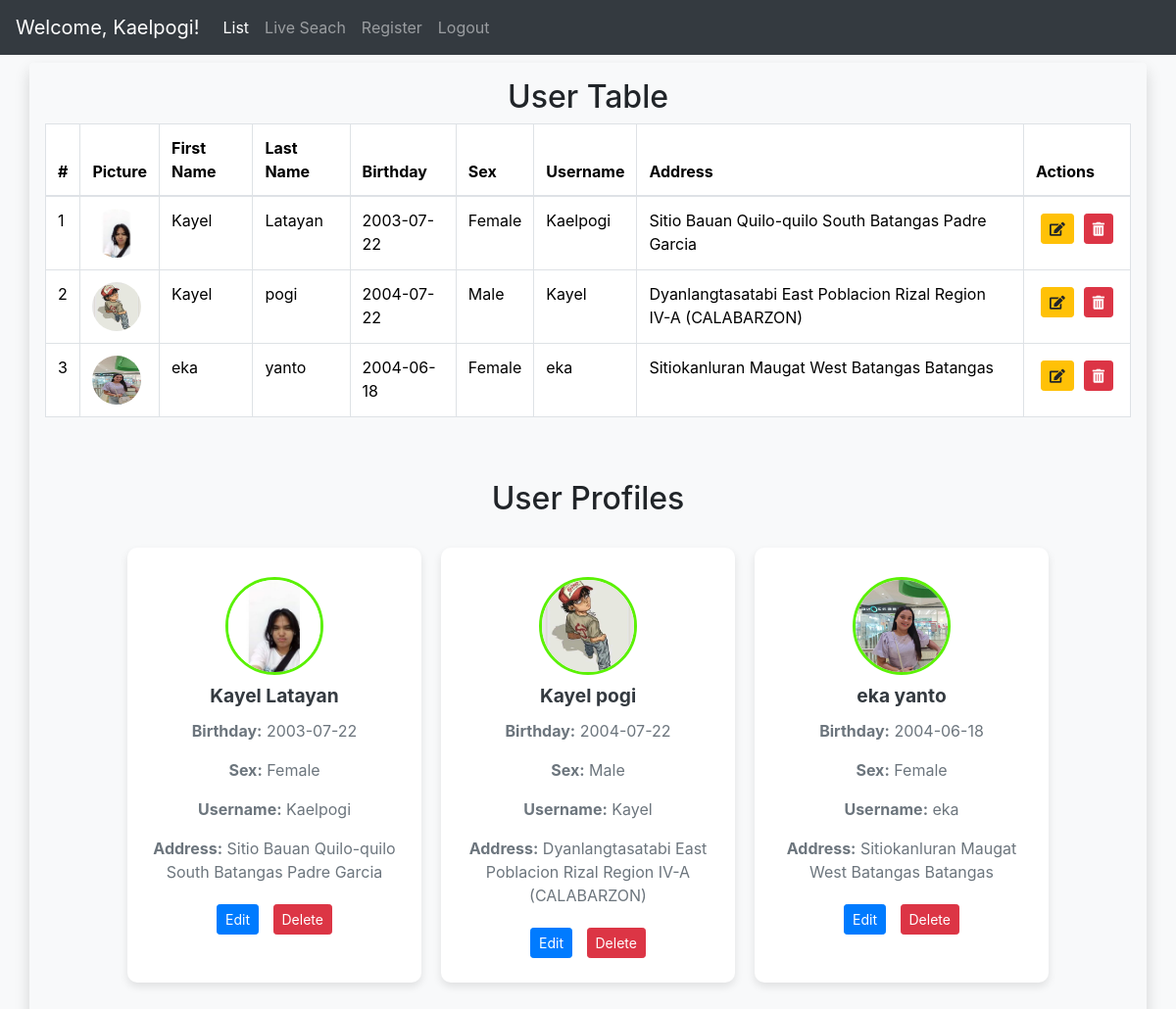
The app's page /index.php (signed in) with its own data.
### tables this page shows
CREATE TABLE `users` (
  `UserID` int(11) NOT NULL,
  `Username` varchar(255) DEFAULT NULL,
  `user_email` varchar(255) NOT NULL,
  `Pass_word` varchar(255) DEFAULT NULL,
  `firstname` varchar(255) NOT NULL,
  `lastname` varchar(255) NOT NULL,
  `birthday` date DEFAULT NULL,
  `sex` varchar(255) NOT NULL,
  `user_profile_picture` varchar(255) NOT NULL,
  `account_type` int(11) NOT NULL
);

### Classes/database.php (called while the page is built, shortened)
<?php
class database
{
 function opencon(){
return new PDO ('mysql:host=localhost;dbname=loginmethod','root', '');
}
       function view(){
        $con = $this->opencon();
        return $con->query("SELECT users.UserID, users.firstname, users.lastname, users.birthday, users.sex, users.Username, users.Pass_word, users.user_profile_picture, CONCAT(user_address.user_add_street,' ', user_address.user_add_barangay,' ', user_address.user_add_city,' ', user_address.user_add_province) as address FROM users INNER JOIN user_address ON users.UserID = user_address.UserID")->fetchAll();
    }
        }
         ?>

### index.php (the view, shortened to what this page needs)
<?php
require_once('classes/database.php');
$con = new database();
?>
<!DOCTYPE html>
<html lang="en">
<head>
  <link rel="stylesheet" href="./bootstrap-5.3.3-dist/css/bootstrap.css">
  <link href="https://stackpath.bootstrapcdn.com/bootstrap/4.5.2/css/bootstrap.min.css" rel="stylesheet">
  <link rel="stylesheet" href="https://cdnjs.cloudflare.com/ajax/libs/font-awesome/5.15.4/css/all.min.css">
<link rel="stylesheet" href="./includes/style.css">
</head>
<body>
<?php include('includes/navbar.php');?>
<div class="container user-info rounded shadow p-3 my-2">
<h2 class="text-center mb-2">User Table</h2>
  <div class="table-responsive">
    <table class="table table-bordered">
      <thead>
        <tr>
          <th>#</th>
          <th>Picture</th>
          <th>First Name</th>
          <th>Last Name</th>
          <th>Birthday</th>
          <th>Sex</th>
          <th>Username</th>
          <th>Address</th>
          <th>Actions</th>
        </tr>
      </thead>
      <tbody>
      <?php
      $counter = 1;
      $data = $con->view();
      foreach ($data as $rows) {
        ?>
        <tr>
        <td><?php echo $counter++?></td>
        <td>
        <?php if (!empty($rows['user_profile_picture'])): ?>
          <img src="<?php echo htmlspecialchars($rows['user_profile_picture']); ?>" alt="Profile Picture" style="width: 50px; height: 50px; border-radius: 50%;">
        <?php else: ?>
          <img src="path/to/default/profile/pic.jpg" alt="Default Profile Picture" style="width: 50px; height: 50px; border-radius: 50%;">
        <?php endif; ?>
      </td>
          <td><?php echo $rows['firstname']; ?></td>
          <td><?php echo $rows['lastname']; ?></td>
          <td><?php echo $rows['birthday']; ?></td>
          <td><?php echo $rows['sex']; ?></td>
          <td><?php echo $rows['Username']; ?></td>
          <td><?php echo ucwords($rows['address']);  ?></td>
          <td>
          <div class="btn-group" role="group">
          <form action="update.php" method="post" class="d-inline">
                                    <button type="submit" class="btn btn-warning btn-sm">
                                        <i class="fas fa-edit"></i>
                                    </button>
                                </form>
                                <form method="POST" class="d-inline">
                                    <button type="submit" name="delete" class="btn btn-danger btn-sm" onclick="return confirm('Are you sure you want to delete this user?')">
                                        <i class="fas fa-trash-alt"></i>
                                    </button>
                                </form>
                          </div>
                          </td>
                          </tr>
<?php
 }
?>
</tbody>
    </table>
  </div>
  <div class="container my-5">
        <h2 class="text-center">User Profiles</h2>
        <div class="card-container">
            <?php
            $data = $con->view();
            foreach ($data as $rows) {
            ?>
            <div class="card">
                <div class="card-body text-center">
                    <?php if (!empty($rows['user_profile_picture'])): ?>
                        <img src="<?php echo htmlspecialchars($rows['user_profile_picture']); ?>" alt="Profile Picture" class="profile-img">
                    <?php else: ?>
                        <img src="path/to/default/profile/pic.jpg" alt="Default Profile Picture" class="profile-img">
                    <?php endif; ?>
                    <h5 class="card-title"><?php echo htmlspecialchars($rows['firstname']) . ' ' . htmlspecialchars($rows['lastname']); ?></h5>
                    <p class="card-text"><strong>Birthday:</strong> <?php echo htmlspecialchars($rows['birthday']); ?></p>
                    <p class="card-text"><strong>Sex:</strong> <?php echo htmlspecialchars($rows['sex']); ?></p>
                    <p class="card-text"><strong>Username:</strong> <?php echo htmlspecialchars($rows['Username']); ?></p>
                    <p class="card-text"><strong>Address:</strong> <?php echo ucwords(htmlspecialchars($rows['address'])); ?></p>
                    <form action="update.php" method="post" class="d-inline">
                        <button type="submit" class="btn btn-primary btn-sm">Edit</button>
                    </form>
                    <form method="POST" class="d-inline">
                        <input type="submit" name="delete" class="btn btn-danger btn-sm" value="Delete" onclick="return confirm('Are you sure you want to delete this user?')">
                    </form>
                </div>
            </div>
            <?php
            }
            ?>
        </div>
    </div>
</div>
</body>
</html>

### includes/navbar.php (shortened to what this page needs)
<?php
$current_page = basename($_SERVER['PHP_SELF']);
?>
<nav class="navbar navbar-expand-lg navbar-dark bg-dark">
  <a class="navbar-brand" href="#">Welcome, <?php echo $_SESSION['username']; ?>!</a>
  <div class="collapse navbar-collapse" id="navbarTogglerDemo02">
    <ul class="navbar-nav mr-auto mt-2 mt-lg-0">
      <li class="nav-item <?php echo ($current_page == 'index.php') ? 'active' : ''; ?>">
        <a class="nav-link" href="index.php">List<span class="sr-only">(current)</span></a>
      </li>
      <li class="nav-item <?php echo ($current_page == 'livesearch.php' OR $current_page == 'update.php') ? 'active' : ''; ?>">
        <a class="nav-link" href="livesearch.php">Live Seach</a>
      </li>
      <li class="nav-item <?php echo ($current_page == 'register.php' OR $current_page == 'update.php') ? 'active' : ''; ?>">
        <a class="nav-link" href="register.php">Register</a>
      </li>
      <li class="nav-item <?php echo ($current_page == 'logout.php') ? 'active' : ''; ?>">
        <a class="nav-link" href="logout.php">Logout</a>
      </li>
    </ul>
  </div>
</nav>

### includes/style.css (style rules this page uses)
body { background-color: #f8f9fa; }
.card-container { display: flex; flex-wrap: wrap; gap: 20px; justify-content: center; margin-top: 30px; }
.card { width: 300px; border: none; border-radius: 10px; box-shadow: 0 4px 8px rgba(0, 0, 0, 0.1); transition: transform 0.2s, box-shadow 0.2s; }
.profile-img { width: 100px; height: 100px; border-radius: 50%; object-fit: cover; margin: 10px auto; border: 3px solid #5bf105; }
.card-title { font-size: 1.2rem; font-weight: bold; color: #343a40; }
.card-text { color: #6c757d; }
.btn { margin: 5px; }

### records on screen
users: user_profile_picture (picture), firstname "Kayel", lastname "Latayan", birthday "2003-07-22", sex "Female", Username "Kaelpogi", address "Sitio Bauan Quilo-quilo South Batangas Padre Garcia"
users: user_profile_picture (picture), firstname "Kayel", lastname "pogi", birthday "2004-07-22", sex "Male", Username "Kayel", address "Dyanlangtasatabi East Poblacion Rizal Region IV-A (CALABARZON)"
users: user_profile_picture (picture), firstname "eka", lastname "yanto", birthday "2004-06-18", sex "Female", Username "eka", address "Sitiokanluran Maugat West Batangas Batangas"

### other values on screen
$_SESSION['username'] "Kaelpogi"
